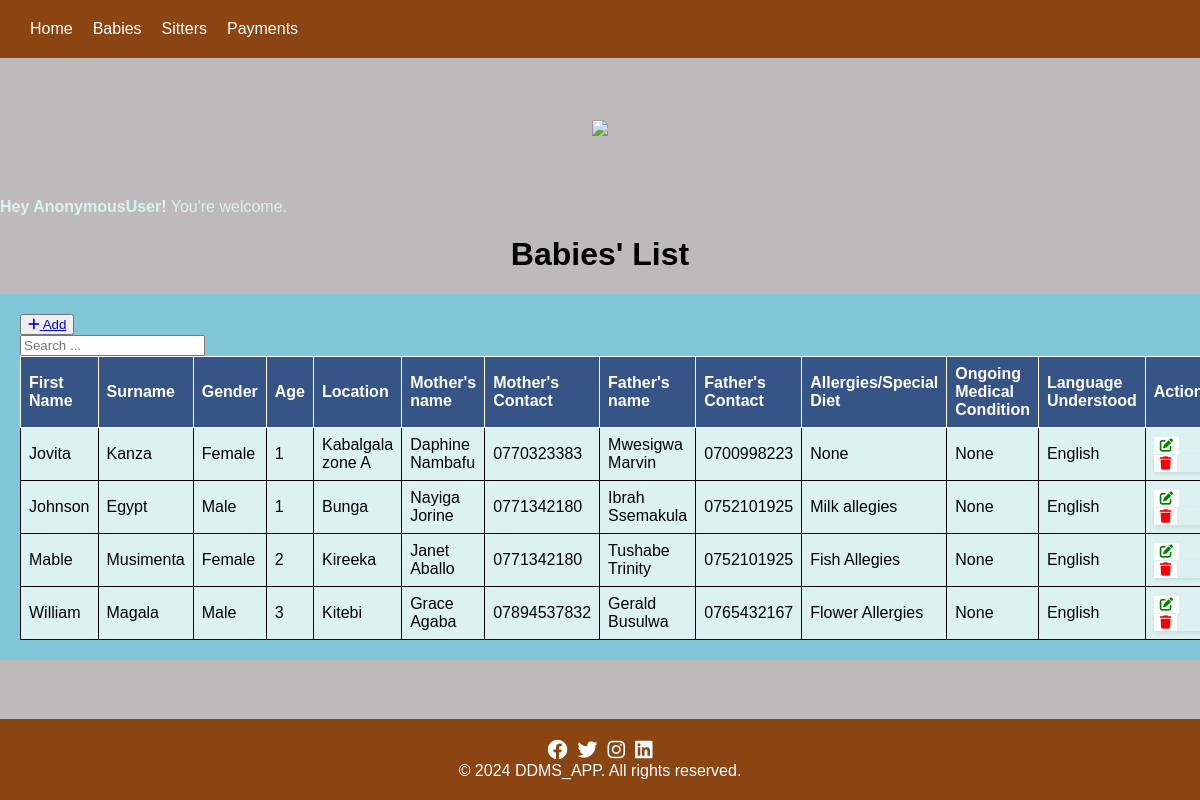
Screenshot of /baby_list/ with the database file from the repository.
### ddms_app/models.py (models this page shows, shortened)
class Baby(models.Model):
    GENDER = (
        ('Male', 'Male'),
        ('Female', 'Female'),
    )
    created_at =models.DateTimeField(auto_now_add=True)
    first_name = models.CharField(max_length=50, blank=True,null=True)
    last_name = models.CharField(max_length=30, blank=True,null=True)
    gender = models.CharField(max_length=10, blank=True,null=True, choices=GENDER)
    age = models.IntegerField(null=True, blank=True)
    location = models.CharField(max_length=30, null=True, blank=True)
    mother_name = models.CharField(max_length=50, blank=True,null=True)
    mother_phone = models.CharField(max_length=15, blank=True,null=True)
    father_name = models.CharField(max_length=50, blank=True,null=True)
    father_phone = models.CharField(max_length=15, blank=True,null=True)
    any_allegies = models.CharField(max_length=50, blank=True,null=True)
    any_ongoing_medication = models.CharField(max_length=50, blank=True,)
    language_understood = models.CharField(max_length=50, blank=True,null=True)

### ddms_app/views.py (the view)
# urls.py: path('baby_list/', views.baby_list, name='baby_list'),
def baby_list(request):
    records = Baby.objects.all()
    return render(request, 'baby_list.html', {'records': records})

### ddms_app/templates/baby_list.html (shortened to what this page needs)
{% extends 'base.html' %}
{% block content %}
<div class="alert alert-warning alert-dismissible fade show" role="alert">
    <strong>Hey {{ user }}!</strong> You're welcome.
</div>
<h1>Babies' List</h1>
<div class="mt-4 p-5 bg-secondary text-white rounded">
    <table class="table table-striped table-bordered">
        <div class="mb-3">
            <button><a href="{% url 'add_baby' %}" class="btn btn-success">
                <i class="fas fa-plus"></i> Add
            </a></button>
            <form class="button" style="  box-shadow: 0px; padding: 0px; border-radius: 0px; margin: 0px; max-width: 200px;" method="GET" action="{% url 'babies_list' %}">
                <input type="text" name="search" class="form-control" placeholder="Search ...">
            </form>
        </div>
        <thead>
            <tr>
                <th>First Name</th>
                <th>Surname</th>
                <th>Gender</th>
                <th>Age</th>
                <th>Location</th>
                <th>Mother's name</th>
                <th>Mother's Contact</th>
                <th>Father's name</th>
                <th>Father's Contact</th>
                <th>Allergies/Special Diet</th>
                <th>Ongoing Medical Condition</th>
                <th>Language Understood</th>
                <th>Action</th>
            </tr>
        </thead>
        <tbody>
            {% for baby in records %}
            <tr>
                <td>{{ baby.first_name }}</td>
                <td>{{ baby.last_name }}</td>
                <td>{{ baby.gender }}</td>
                <td>{{ baby.age }}</td>
                <td>{{ baby.location }}</td>
                <td>{{ baby.mother_name }}</td>
                <td>{{ baby.mother_phone }}</td>
                <td>{{ baby.father_name }}</td>
                <td>{{ baby.father_phone }}</td>
                <td>{{ baby.any_allegies }}</td>
                <td>{{ baby.any_ongoing_medication }}</td>
                <td>{{ baby.language_understood }}</td>
                <td>
                    <button><a href="{% url 'edit_baby' baby.id %}" class="btn btn-danger" >
                        <i class="fas fa-edit"></i>
                    </a></button>
                    <form style="background-color: #DCF2F1; box-shadow: 0px; padding: 0px; border-radius: 0px; margin: 0px; box-shadow: 0;" action="{% url 'delete_baby' baby.id %}" method="post"
                     onsubmit="return confirm('Are you sure you want to delete this record?');">
                        <button class="btn btn-danger">
                            <i class="fas fa-trash"></i>
                        </button>
                    </form>
                </td>
            </tr>
            {% endfor %}
        </tbody>
    </table>
</div>
{% endblock %}

### ddms_app/templates/base.html (style rules this page uses)
body { font-family: Arial, sans-serif; background-color: rgb(188, 186, 186); margin: 0; padding: 0; color:white; }
h1 { text-align: center; margin-top: 0px; color:#000000; }
form { max-width: 500px; margin: 0 auto; padding: 20px; border-radius: 8px; box-shadow: 0 2px 4px rgba(0, 0, 0, 0.1); }
.alert { margin-bottom: 20px; color:#DCF2F1 }
.mt-4 { margin-top: 20px; }
.p-5 { padding: 20px; }
.bg-secondary { background-color: #7FC7D9; }
.text-white { color: #fff; }
table { width: 100%; border-collapse: collapse; border-spacing: 0; }
th, td { border: 1px solid #000000; padding: 8px; text-align: left; }
th { background-color: #365486; color: white; border: 1px solid white; }
td { background-color: #DCF2F1; color:#000000 }
td button { background-color: white ; color: red; border: none; cursor: pointer; }
td button a { color:green; text-decoration: none; background-color: white; }

### rows the page displays
Baby: first_name "Jovita", last_name "Kanza", gender "Female", age "1", location "Kabalgala zone A", mother_name "Daphine Nambafu", mother_phone "0770323383", father_name "Mwesigwa Marvin", father_phone "0700998223", any_allegies "None", any_ongoing_medication "None", language_understood "English"
Baby: first_name "Johnson", last_name "Egypt", gender "Male", age "1", location "Bunga", mother_name "Nayiga Jorine", mother_phone "0771342180", father_name "Ibrah Ssemakula", father_phone "0752101925", any_allegies "Milk allegies", any_ongoing_medication "None", language_understood "English"
Baby: first_name "Mable", last_name "Musimenta", gender "Female", age "2", location "Kireeka", mother_name "Janet Aballo", mother_phone "0771342180", father_name "Tushabe Trinity", father_phone "0752101925", any_allegies "Fish Allegies", any_ongoing_medication "None", language_understood "English"
Baby: first_name "William", last_name "Magala", gender "Male", age "3", location "Kitebi", mother_name "Grace Agaba", mother_phone "07894537832", father_name "Gerald Busulwa", father_phone "0765432167", any_allegies "Flower Allergies", any_ongoing_medication "None", language_understood "English"

### other values shown
{{ user }} "AnonymousUser"
